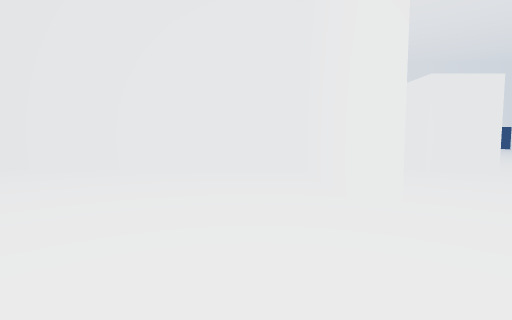
view 1 (above)

20 first-person views from a walk through a 3-D level made in the Unity game engine. The camera is 1.4 m above the floor, tilts 4° down and sees 85° across. The floor is counted in squares, 2 m on a side. Each view is taken from the middle of a square. On the plan, view 1 faces up. The plan holds only what a view shows up to about 9 squares ahead; the rest is blank. The place goes on beyond the plan. The player is left out. Some animated figures are left out.

view 2
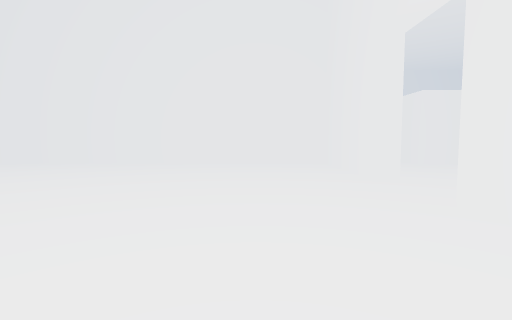

view 3
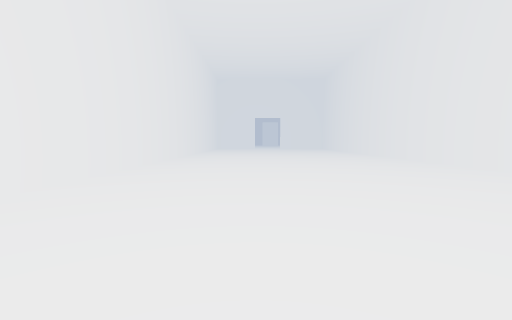

view 4
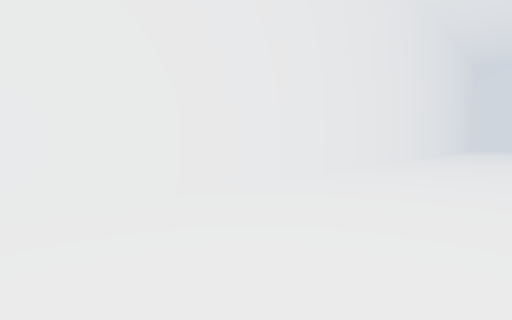

view 5
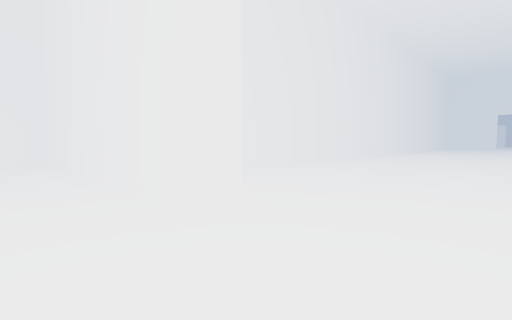

view 6
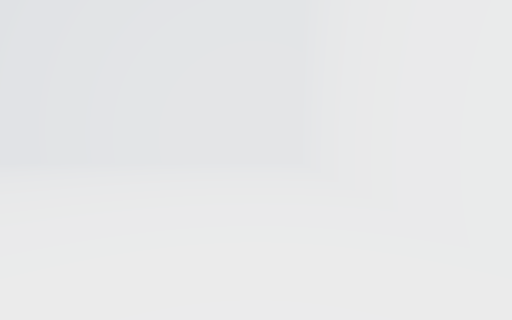

view 7
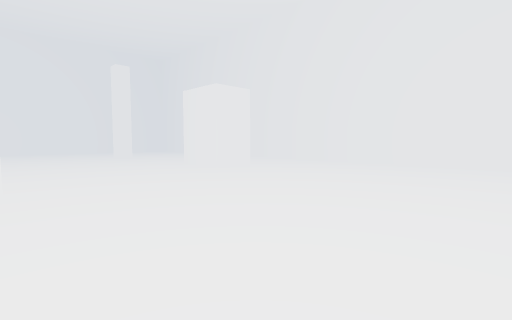

view 8
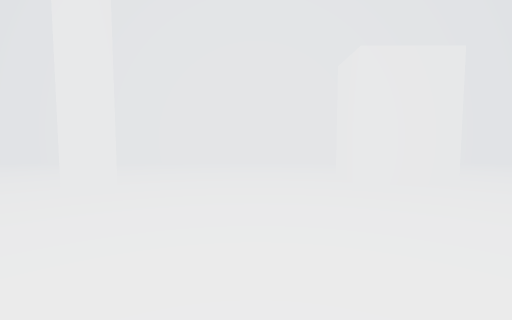

view 9
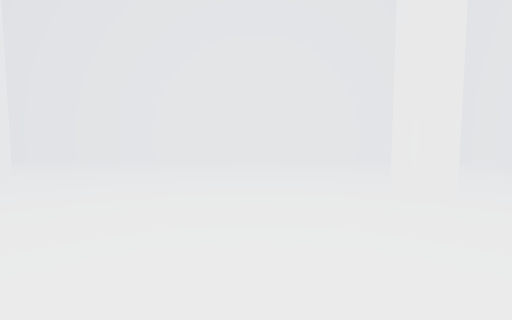

view 10
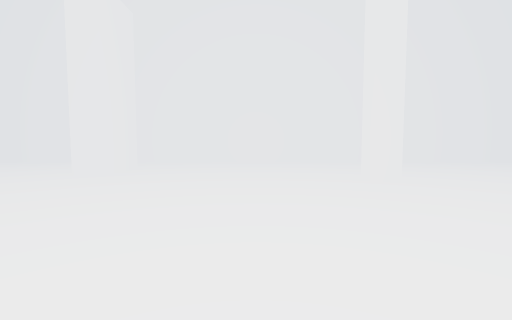

view 11
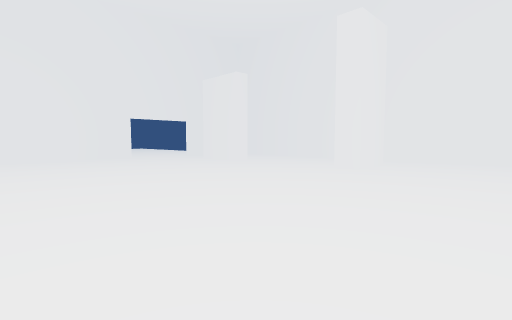

view 12
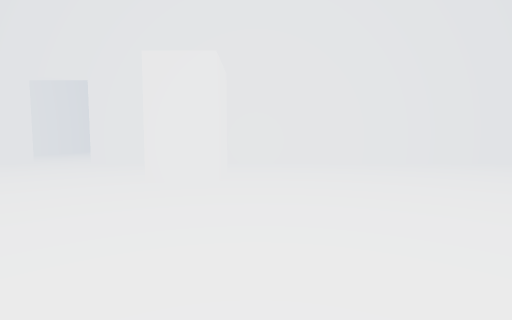

view 13
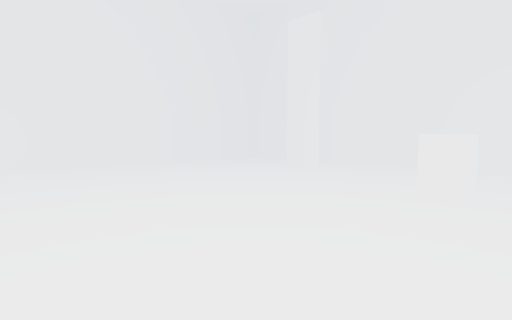

view 14
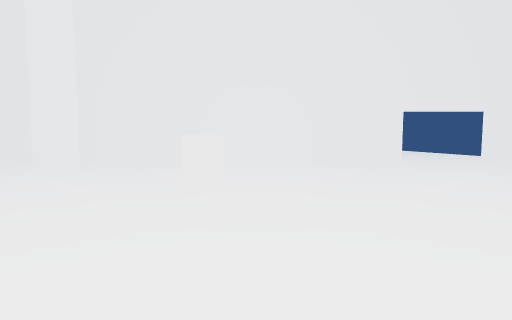

view 15
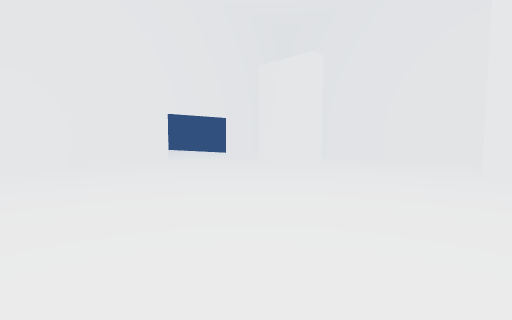

view 16
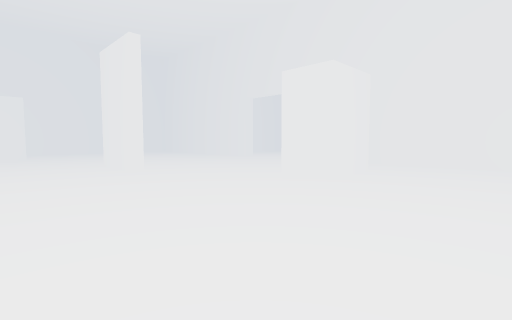

view 17
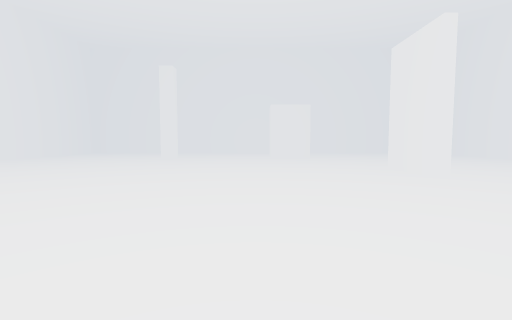

view 18
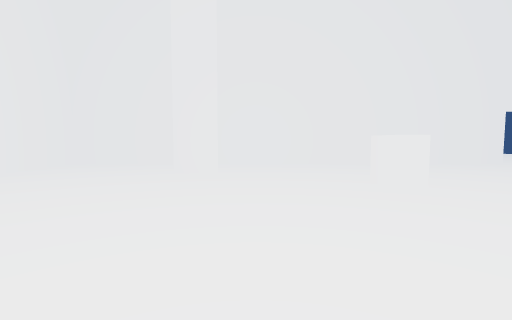

view 19
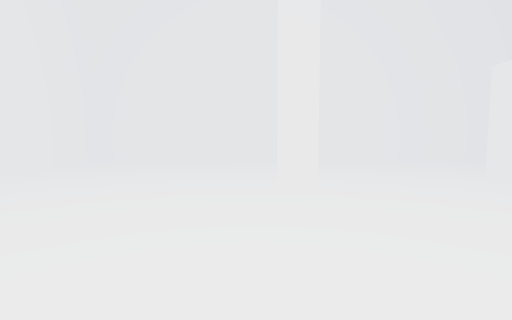

view 20
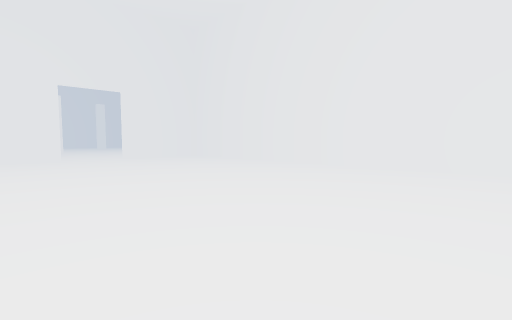

### Floor plan
Points are (right, up) in squares from view 1. A wall is a line through its corners. A room is listed if a view was taken in it or the views show most of it. See-through windows are left out.
Room 1 (views 1, 2, 3, 4, 20)
walls: (1.1, 3) (1.1, 6.5) (-10, 6.5); (-10.1, -2.1) (-0.1, -2.1)
ways out: opening at (0.7, 2) to room 2
Room 2 (views 5, 6, 7, 8, 9, 10, 11, 12, 13, 14, 15, 16, 17, 18, 19)
walls: (7.6, 3.9) (7.6, 1.8); (5.4, 6.2) (3.8, 6.2) (3.8, 7.4) (5.4, 7.4) (5.4, 6.2); (15.7, 4.5) (15.7, 5) (16.2, 5); (1.6, 4.8) (1.6, 3) (1.1, 3); (18.1, 10) (16.5, 10) (16.5, 10.8); (14.2, -2.4) (14.2, -1.8) (14.7, -1.8) (14.7, -2.4); (8.8, -3.6) (8.8, -2.4) (10.4, -2.4) (10.4, -3.6); (6.2, 15.9) (5.2, 15.9); (1.1, 0.2) (1.1, 0.9) (1.6, 0.9) (1.6, -6.5) (19.9, -6.5) (19.9, 15.2); (16.9, 14.2) (16.3, 14.2) (16.3, 16.1); (13.4, 18.3) (1.6, 18.3) (1.6, 6.4)
ways out: opening at (0.7, 2) to room 1; opening at (15, 17.3); opening at (18.5, 15.5)
objects: other object (9, 14)

Where each view was taken, in squares from view 1:
view 1: 0 up, 0 right, facing up
view 2: 2 down, 1 left, facing up
view 3: 1 up, 1 left, facing left
view 4: 1 up, 0 right, facing down-left
view 5: 3 up, 3 right, facing down-left
view 6: 2 up, 3 right, facing down
view 7: 2 up, 3 right, facing down-right
view 8: 2 up, 12 right, facing down
view 9: 0 up, 11 right, facing right
view 10: 7 up, 11 right, facing right
view 11: 7 up, 10 right, facing up-right
view 12: 8 up, 10 right, facing left
view 13: 10 up, 10 right, facing up-left
view 14: 10 up, 10 right, facing up
view 15: 10 up, 10 right, facing up-right
view 16: 10 up, 10 right, facing down-left
view 17: 9 up, 11 right, facing down
view 18: 10 up, 7 right, facing up
view 19: 2 up, 15 right, facing down
view 20: 5 up, 10 left, facing down-right
